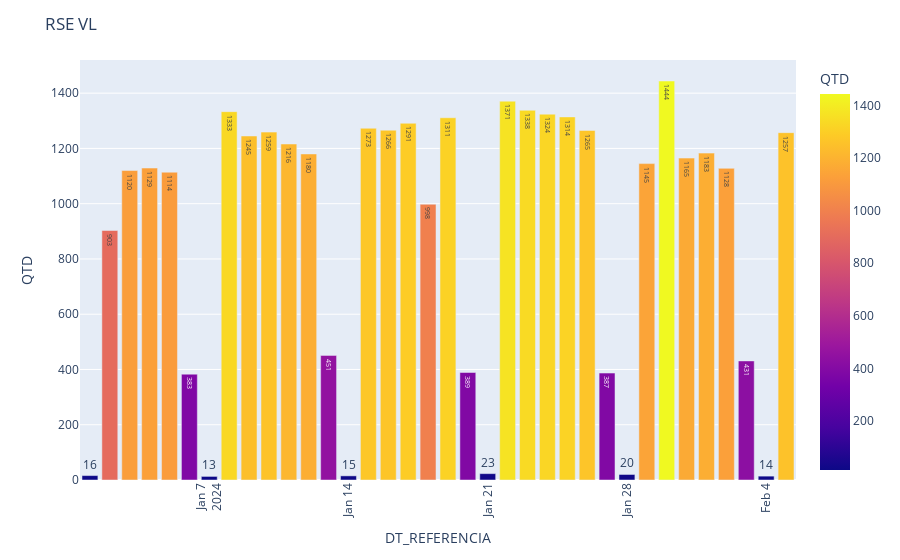
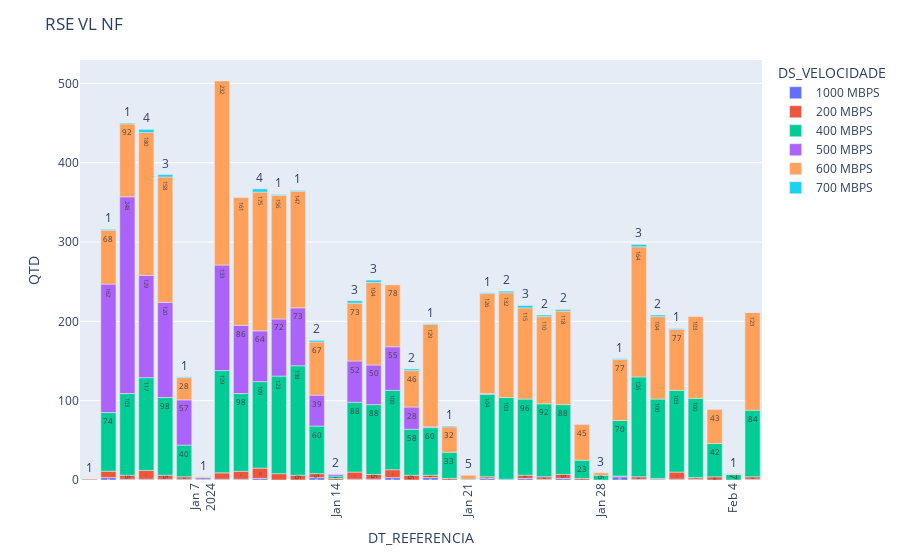

The code cell stored with these charts, in order, in its notebook:
### Markdown cell above
# RSE

### Code cell
df_vl_real_RSE = df_vl_real2.query('DS_GESTAO_REGIONAL_CANAL == "RSE"')
df_vl_real_RSE2 = df_vl_real_RSE.groupby(['DS_TIPO', 'DT_REFERENCIA']).agg({'QTD': 'sum'}).reset_index()

fig3 = px.bar(df_vl_real_RSE2, 
             x='DT_REFERENCIA', 
             y='QTD',
             color='QTD',
             text_auto=True)
fig3.update_layout(title='RSE VL')
fig3.update_xaxes(tickangle=-90)
fig3.show()


df_vl_NF_real_RSE = df_vl_real2.query('DS_GESTAO_REGIONAL_CANAL == "RSE" and DS_PRODUTO == "NOVA FIBRA" ')
df_vl_NF_real_RSE2 = df_vl_NF_real_RSE.groupby(['DS_TIPO', 'DS_PRODUTO', 'DS_VELOCIDADE', 'DT_REFERENCIA']).agg({'QTD': 'sum'}).reset_index()

fig1 = px.bar(df_vl_NF_real_RSE2, 
             x='DT_REFERENCIA', 
             y='QTD',
             color='DS_VELOCIDADE',
             text_auto=True)
fig1.update_layout(title='RSE VL NF')
fig1.update_xaxes(tickangle=-90)
fig1.show()

df_vl_LEG_real_RSE = df_vl_real2.query('DS_GESTAO_REGIONAL_CANAL == "RSE" and DS_PRODUTO == "FIBRA" ')
df_vl_LEG_real_RSE2 = df_vl_LEG_real_RSE.groupby(['DS_TIPO', 'DS_PRODUTO', 'DS_VELOCIDADE', 'DT_REFERENCIA']).agg({'QTD': 'sum'}).reset_index()

fig2 = px.bar(df_vl_LEG_real_RSE2, 
             x='DT_REFERENCIA', 
             y='QTD',
             color='DS_VELOCIDADE',
             text_auto=True)
fig2.update_layout(title='RSE VL LEGADO')
fig2.update_xaxes(tickangle=-90)
fig2.show()

### Figure 1 — Plotly figure (JSON) as saved in the notebook; plotly's stock layout.template omitted (floating-point values rounded to 4 significant figures)
{"data": [{"alignmentgroup": "True", "hovertemplate": "DT_REFERENCIA=%{x}<br>QTD=%{marker.color}<extra></extra>", "legendgroup": "", "marker": {"color": [16, 903, 1120, 1129, 1114, 383, 13, 1333, 1245, 1259, 1216, 1180, 451, 15, 1273, 1266, 1291, 998, 1311, 389, 23, 1371, 1338, 1324, 1314, 1265, 387, 20, 1145, 1444, 1165, 1183, 1128, 431, 14, 1257], "coloraxis": "coloraxis", "pattern": {"shape": ""}}, "name": "", "offsetgroup": "", "orientation": "v", "showlegend": false, "textposition": "auto", "texttemplate": "%{y}", "type": "bar", "x": ["2024-01-01T00:00:00", "2024-01-02T00:00:00", "2024-01-03T00:00:00", "2024-01-04T00:00:00", "2024-01-05T00:00:00", "2024-01-06T00:00:00", "2024-01-07T00:00:00", "2024-01-08T00:00:00", "2024-01-09T00:00:00", "2024-01-10T00:00:00", "2024-01-11T00:00:00", "2024-01-12T00:00:00", "2024-01-13T00:00:00", "2024-01-14T00:00:00", "2024-01-15T00:00:00", "2024-01-16T00:00:00", "2024-01-17T00:00:00", "2024-01-18T00:00:00", "2024-01-19T00:00:00", "2024-01-20T00:00:00", "2024-01-21T00:00:00", "2024-01-22T00:00:00", "2024-01-23T00:00:00", "2024-01-24T00:00:00", "2024-01-25T00:00:00", "2024-01-26T00:00:00", "2024-01-27T00:00:00", "2024-01-28T00:00:00", "2024-01-29T00:00:00", "2024-01-30T00:00:00", "2024-01-31T00:00:00", "2024-02-01T00:00:00", "2024-02-02T00:00:00", "2024-02-03T00:00:00", "2024-02-04T00:00:00", "2024-02-05T00:00:00"], "xaxis": "x", "y": [16, 903, 1120, 1129, 1114, 383, 13, 1333, 1245, 1259, 1216, 1180, 451, 15, 1273, 1266, 1291, 998, 1311, 389, 23, 1371, 1338, 1324, 1314, 1265, 387, 20, 1145, 1444, 1165, 1183, 1128, 431, 14, 1257], "yaxis": "y"}], "layout": {"barmode": "relative", "coloraxis": {"colorbar": {"title": {"text": "QTD"}}, "colorscale": [[0, "#0d0887"], [0.1111, "#46039f"], [0.2222, "#7201a8"], [0.3333, "#9c179e"], [0.4444, "#bd3786"], [0.5556, "#d8576b"], [0.6667, "#ed7953"], [0.7778, "#fb9f3a"], [0.8889, "#fdca26"], [1, "#f0f921"]]}, "legend": {"tracegroupgap": 0}, "margin": {"t": 60}, "title": {"text": "RSE VL"}, "xaxis": {"anchor": "y", "domain": [0, 1], "tickangle": -90, "title": {"text": "DT_REFERENCIA"}}, "yaxis": {"anchor": "x", "domain": [0, 1], "title": {"text": "QTD"}}}}

### Figure 2 — Plotly figure (JSON) as saved in the notebook; plotly's stock layout.template omitted (floating-point values rounded to 4 significant figures)
{"data": [{"alignmentgroup": "True", "hovertemplate": "DS_VELOCIDADE=1000 MBPS<br>DT_REFERENCIA=%{x}<br>QTD=%{y}<extra></extra>", "legendgroup": "1000 MBPS", "marker": {"color": "#636efa", "pattern": {"shape": ""}}, "name": "1000 MBPS", "offsetgroup": "1000 MBPS", "orientation": "v", "showlegend": true, "textposition": "auto", "texttemplate": "%{y}", "type": "bar", "x": ["2024-01-02T00:00:00", "2024-01-03T00:00:00", "2024-01-04T00:00:00", "2024-01-05T00:00:00", "2024-01-06T00:00:00", "2024-01-08T00:00:00", "2024-01-09T00:00:00", "2024-01-10T00:00:00", "2024-01-13T00:00:00", "2024-01-15T00:00:00", "2024-01-16T00:00:00", "2024-01-17T00:00:00", "2024-01-19T00:00:00", "2024-01-22T00:00:00", "2024-01-23T00:00:00", "2024-01-24T00:00:00", "2024-01-25T00:00:00", "2024-01-26T00:00:00", "2024-01-29T00:00:00", "2024-01-30T00:00:00", "2024-01-31T00:00:00", "2024-02-01T00:00:00", "2024-02-02T00:00:00", "2024-02-05T00:00:00"], "xaxis": "x", "y": [3, 1, 1, 1, 1, 1, 1, 2, 3, 1, 1, 3, 3, 2, 1, 2, 1, 2, 4, 1, 1, 1, 1, 1], "yaxis": "y"}, {"alignmentgroup": "True", "hovertemplate": "DS_VELOCIDADE=200 MBPS<br>DT_REFERENCIA=%{x}<br>QTD=%{y}<extra></extra>", "legendgroup": "200 MBPS", "marker": {"color": "#EF553B", "pattern": {"shape": ""}}, "name": "200 MBPS", "offsetgroup": "200 MBPS", "orientation": "v", "showlegend": true, "textposition": "auto", "texttemplate": "%{y}", "type": "bar", "x": ["2024-01-01T00:00:00", "2024-01-02T00:00:00", "2024-01-03T00:00:00", "2024-01-04T00:00:00", "2024-01-05T00:00:00", "2024-01-06T00:00:00", "2024-01-08T00:00:00", "2024-01-09T00:00:00", "2024-01-10T00:00:00", "2024-01-11T00:00:00", "2024-01-12T00:00:00", "2024-01-13T00:00:00", "2024-01-14T00:00:00", "2024-01-15T00:00:00", "2024-01-16T00:00:00", "2024-01-17T00:00:00", "2024-01-18T00:00:00", "2024-01-19T00:00:00", "2024-01-20T00:00:00", "2024-01-22T00:00:00", "2024-01-24T00:00:00", "2024-01-25T00:00:00", "2024-01-26T00:00:00", "2024-01-27T00:00:00", "2024-01-29T00:00:00", "2024-01-30T00:00:00", "2024-01-31T00:00:00", "2024-02-01T00:00:00", "2024-02-02T00:00:00", "2024-02-03T00:00:00", "2024-02-05T00:00:00"], "xaxis": "x", "y": [1, 8, 5, 11, 5, 3, 8, 10, 13, 8, 6, 5, 2, 9, 6, 10, 6, 3, 2, 2, 4, 3, 5, 2, 1, 3, 1, 9, 2, 4, 3], "yaxis": "y"}, {"alignmentgroup": "True", "hovertemplate": "DS_VELOCIDADE=400 MBPS<br>DT_REFERENCIA=%{x}<br>QTD=%{y}<extra></extra>", "legendgroup": "400 MBPS", "marker": {"color": "#00cc96", "pattern": {"shape": ""}}, "name": "400 MBPS", "offsetgroup": "400 MBPS", "orientation": "v", "showlegend": true, "textposition": "auto", "texttemplate": "%{y}", "type": "bar", "x": ["2024-01-02T00:00:00", "2024-01-03T00:00:00", "2024-01-04T00:00:00", "2024-01-05T00:00:00", "2024-01-06T00:00:00", "2024-01-07T00:00:00", "2024-01-08T00:00:00", "2024-01-09T00:00:00", "2024-01-10T00:00:00", "2024-01-11T00:00:00", "2024-01-12T00:00:00", "2024-01-13T00:00:00", "2024-01-14T00:00:00", "2024-01-15T00:00:00", "2024-01-16T00:00:00", "2024-01-17T00:00:00", "2024-01-18T00:00:00", "2024-01-19T00:00:00", "2024-01-20T00:00:00", "2024-01-21T00:00:00", "2024-01-22T00:00:00", "2024-01-23T00:00:00", "2024-01-24T00:00:00", "2024-01-25T00:00:00", "2024-01-26T00:00:00", "2024-01-27T00:00:00", "2024-01-28T00:00:00", "2024-01-29T00:00:00", "2024-01-30T00:00:00", "2024-01-31T00:00:00", "2024-02-01T00:00:00", "2024-02-02T00:00:00", "2024-02-03T00:00:00", "2024-02-04T00:00:00", "2024-02-05T00:00:00"], "xaxis": "x", "y": [74, 103, 117, 98, 40, 1, 129, 98, 109, 123, 138, 60, 3, 88, 88, 100, 58, 60, 33, 1, 104, 103, 96, 92, 88, 23, 6, 70, 126, 100, 103, 100, 42, 7, 84], "yaxis": "y"}, {"alignmentgroup": "True", "hovertemplate": "DS_VELOCIDADE=500 MBPS<br>DT_REFERENCIA=%{x}<br>QTD=%{y}<extra></extra>", "legendgroup": "500 MBPS", "marker": {"color": "#ab63fa", "pattern": {"shape": ""}}, "name": "500 MBPS", "offsetgroup": "500 MBPS", "orientation": "v", "showlegend": true, "textposition": "auto", "texttemplate": "%{y}", "type": "bar", "x": ["2024-01-02T00:00:00", "2024-01-03T00:00:00", "2024-01-04T00:00:00", "2024-01-05T00:00:00", "2024-01-06T00:00:00", "2024-01-07T00:00:00", "2024-01-08T00:00:00", "2024-01-09T00:00:00", "2024-01-10T00:00:00", "2024-01-11T00:00:00", "2024-01-12T00:00:00", "2024-01-13T00:00:00", "2024-01-14T00:00:00", "2024-01-15T00:00:00", "2024-01-16T00:00:00", "2024-01-17T00:00:00", "2024-01-18T00:00:00", "2024-01-19T00:00:00", "2024-01-22T00:00:00"], "xaxis": "x", "y": [162, 248, 129, 120, 57, 2, 133, 86, 64, 72, 73, 39, 2, 52, 50, 55, 28, 1, 1], "yaxis": "y"}, {"alignmentgroup": "True", "hovertemplate": "DS_VELOCIDADE=600 MBPS<br>DT_REFERENCIA=%{x}<br>QTD=%{y}<extra></extra>", "legendgroup": "600 MBPS", "marker": {"color": "#FFA15A", "pattern": {"shape": ""}}, "name": "600 MBPS", "offsetgroup": "600 MBPS", "orientation": "v", "showlegend": true, "textposition": "auto", "texttemplate": "%{y}", "type": "bar", "x": ["2024-01-02T00:00:00", "2024-01-03T00:00:00", "2024-01-04T00:00:00", "2024-01-05T00:00:00", "2024-01-06T00:00:00", "2024-01-07T00:00:00", "2024-01-08T00:00:00", "2024-01-09T00:00:00", "2024-01-10T00:00:00", "2024-01-11T00:00:00", "2024-01-12T00:00:00", "2024-01-13T00:00:00", "2024-01-15T00:00:00", "2024-01-16T00:00:00", "2024-01-17T00:00:00", "2024-01-18T00:00:00", "2024-01-19T00:00:00", "2024-01-20T00:00:00", "2024-01-21T00:00:00", "2024-01-22T00:00:00", "2024-01-23T00:00:00", "2024-01-24T00:00:00", "2024-01-25T00:00:00", "2024-01-26T00:00:00", "2024-01-27T00:00:00", "2024-01-28T00:00:00", "2024-01-29T00:00:00", "2024-01-30T00:00:00", "2024-01-31T00:00:00", "2024-02-01T00:00:00", "2024-02-02T00:00:00", "2024-02-03T00:00:00", "2024-02-04T00:00:00", "2024-02-05T00:00:00"], "xaxis": "x", "y": [68, 92, 180, 158, 28, 1, 232, 161, 175, 156, 147, 67, 73, 104, 78, 46, 129, 32, 5, 126, 132, 115, 110, 118, 45, 3, 77, 164, 104, 77, 103, 43, 1, 123], "yaxis": "y"}, {"alignmentgroup": "True", "hovertemplate": "DS_VELOCIDADE=700 MBPS<br>DT_REFERENCIA=%{x}<br>QTD=%{y}<extra></extra>", "legendgroup": "700 MBPS", "marker": {"color": "#19d3f3", "pattern": {"shape": ""}}, "name": "700 MBPS", "offsetgroup": "700 MBPS", "orientation": "v", "showlegend": true, "textposition": "auto", "texttemplate": "%{y}", "type": "bar", "x": ["2024-01-02T00:00:00", "2024-01-03T00:00:00", "2024-01-04T00:00:00", "2024-01-05T00:00:00", "2024-01-06T00:00:00", "2024-01-10T00:00:00", "2024-01-11T00:00:00", "2024-01-12T00:00:00", "2024-01-13T00:00:00", "2024-01-15T00:00:00", "2024-01-16T00:00:00", "2024-01-18T00:00:00", "2024-01-19T00:00:00", "2024-01-20T00:00:00", "2024-01-22T00:00:00", "2024-01-23T00:00:00", "2024-01-24T00:00:00", "2024-01-25T00:00:00", "2024-01-26T00:00:00", "2024-01-29T00:00:00", "2024-01-30T00:00:00", "2024-01-31T00:00:00", "2024-02-01T00:00:00"], "xaxis": "x", "y": [1, 1, 4, 3, 1, 4, 1, 1, 2, 3, 3, 2, 1, 1, 1, 2, 3, 2, 2, 1, 3, 2, 1], "yaxis": "y"}], "layout": {"barmode": "relative", "legend": {"title": {"text": "DS_VELOCIDADE"}, "tracegroupgap": 0}, "margin": {"t": 60}, "title": {"text": "RSE VL NF"}, "xaxis": {"anchor": "y", "domain": [0, 1], "tickangle": -90, "title": {"text": "DT_REFERENCIA"}}, "yaxis": {"anchor": "x", "domain": [0, 1], "title": {"text": "QTD"}}}}
